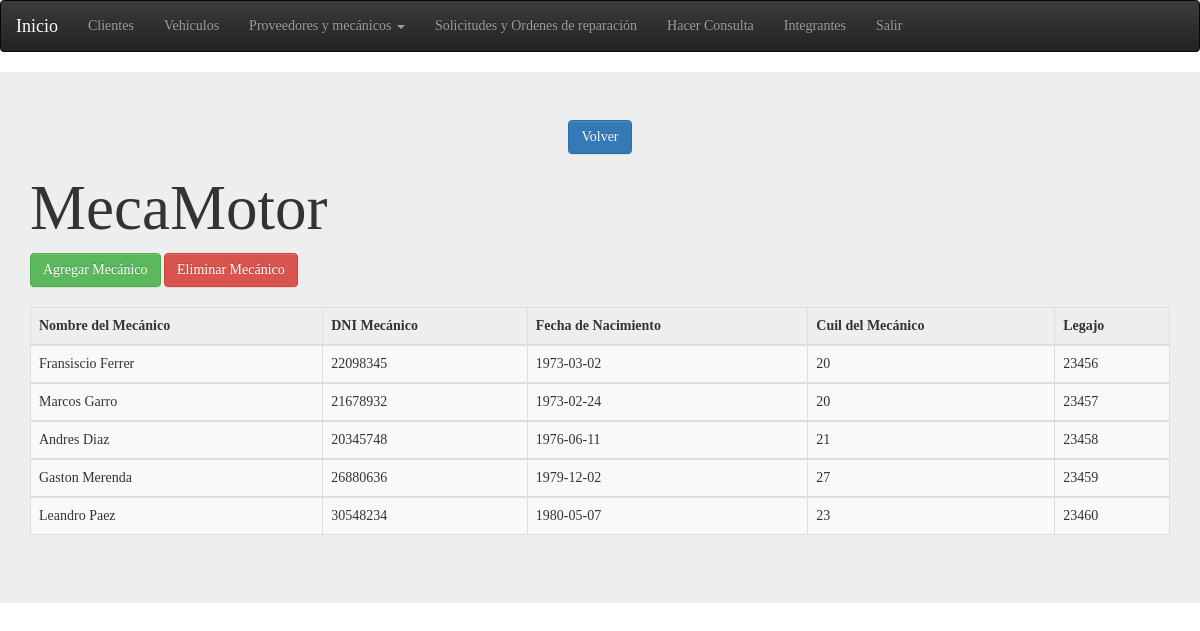
The app's page /mecanicos.php with its own data.
### tables this page shows
CREATE TABLE `mecanico` (
  `nombreMecanico` varchar(45) DEFAULT NULL,
  `dniMecanico` int(9) DEFAULT NULL,
  `fechaNacimiento` date DEFAULT NULL,
  `cuilMecanico` int(11) DEFAULT NULL,
  `legajoMecanico` int(11) NOT NULL AUTO_INCREMENT,
  PRIMARY KEY (`legajoMecanico`)
);

### mecanicos.php (the view, shortened to what this page needs)
<!DOCTYPE html>
<html lang="es">
    <head>
        <link rel="stylesheet" href="css/bootstrap.css">
        <link rel="stylesheet" href="css/bootstrap-theme.css">
        <link href="css/bootstrap.min.css" rel="stylesheet">
    </head>
    <body>
        <section>
            <nav class="navbar navbar-inverse" role="navigation">
                <div class="container-fluid">
                    <div class="navbar-header">
                        <a class="navbar-brand" id="veryactive" href="system.php">Inicio</a>
                    </div>
                    <div class="collapse navbar-collapse" id="bs-example-navbar-collapse-9">
                        <ul class="nav navbar-nav">
                            <li><a href="cliente.php">Clientes</a></li>
                            <li><a href="vehiculo.php">Vehiculos</a></li>
                            <li class="dropdown">
                                <a href="#" class="dropdown-toggle" data-toggle="dropdown" role="button" aria-expanded="false">Proveedores y mecánicos <span class="caret"></span></a>
                            </li>
                            <li><a href="Ordenes.php">Solicitudes y Ordenes de reparación</a></li>
                            <li><a href="hacerConsulta.php">Hacer Consulta</a></li>
                            <li><a href="About.php">Integrantes</a></li>
                            <li><a href="index.HTML">Salir</a></li>
                        </ul>
                    </div>
                </div>
            </nav>
        </section>
        <div class="jumbotron">
            <center>
                <div>
                    <a  class="btn btn-primary btn-md" href="system.php" role="button">Volver</a>
                </div>
            </center>
            <div class="container">
                <h1>MecaMotor</h1>
                <button class="btn btn-success btn-md" data-toggle="modal" data-target="#miventana" role="button">Agregar Mecánico</button>
                <button class="btn btn-danger btn-md" data-toggle="modal" data-target="#miventana2" role="button">Eliminar Mecánico</button>
                <br><br>
                <div class="table-responsive">
                    <table class="table table-striped table-hover table-bordered ">
                        <thead>
                            <tr>
                                <th>Nombre del Mecánico</th>
                                <th>DNI Mecánico</th>
                                <th>Fecha de Nacimiento</th>
                                <th>Cuil del Mecánico</th>
                                <th>Legajo</th>
                            </tr>
                        </thead>
                        <tbody ><?php
                            $tabla = mysql_query("SELECT * FROM mecanico");
                            while ($filaTabla = mysql_fetch_array($tabla)) {
                                ?>
                                <tr>
                                    <td><?php echo $filaTabla['nombreMecanico'] ?></td>
                                    <td><?php echo $filaTabla['dniMecanico'] ?></td>
                                    <td><?php echo $filaTabla['fechaNacimiento'] ?></td>
                                    <td><?php echo $filaTabla['cuilMecanico'] ?></td>
                                    <td><?php echo $filaTabla['legajoMecanico'] ?></td>
                                </tr>
                            </tbody>
                        <?php } ?>
                    </table>
                </div>
            </div>
        </div>
    </body>
</html>

### mecanicos.php (style rules this page uses)
body { font-family: "Verdana", Times, serif; }
#veryactive { color:white; }

### records on screen
mecanico: nombreMecanico "Fransiscio Ferrer", dniMecanico "22098345", fechaNacimiento "1973-03-02", cuilMecanico "20", legajoMecanico "23456"
mecanico: nombreMecanico "Marcos Garro", dniMecanico "21678932", fechaNacimiento "1973-02-24", cuilMecanico "20", legajoMecanico "23457"
mecanico: nombreMecanico "Andres Diaz", dniMecanico "20345748", fechaNacimiento "1976-06-11", cuilMecanico "21", legajoMecanico "23458"
mecanico: nombreMecanico "Gaston Merenda", dniMecanico "26880636", fechaNacimiento "1979-12-02", cuilMecanico "27", legajoMecanico "23459"
mecanico: nombreMecanico "Leandro Paez", dniMecanico "30548234", fechaNacimiento "1980-05-07", cuilMecanico "23", legajoMecanico "23460"
